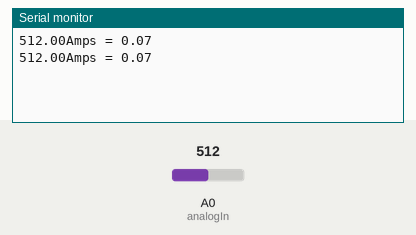
The sketch below on a simulated Arduino Uno, built with avr-gcc and run on an emulated ATmega328P. Shown: the last lines printed to the serial monitor. The test bench sets the inputs (shaded band); at power-on: A0 (analogIn) = 512.

Above: at 1.8 s.
1.9 s: A0 (analogIn) set to 716
At 2.8 s:
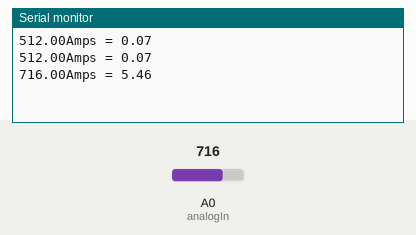
3.4 s: A0 (analogIn) set to 900
At 4.8 s:
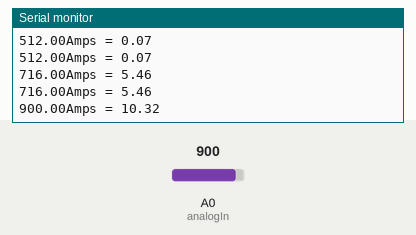
Timing chart, 0 to 6.4 s (numbered marks = the images above; inputs shaded):
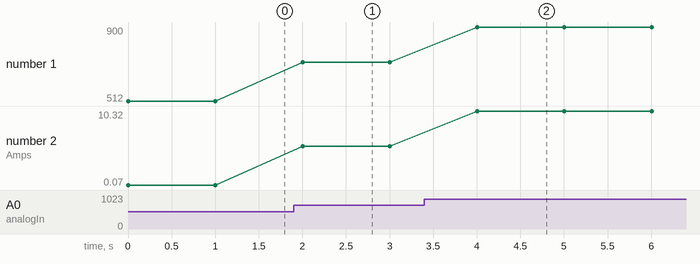

Measured:
- after the input at 1.9 s, the serial monitor: prints a new line after 0.10 s (image 1)
- after the input at 3.4 s, the serial monitor: prints a new line after 0.60 s (image 2)
- plotted number 1: 512 → 716 after the input at 1.9 s, 716 → 900 after the input at 3.4 s
- plotted number 2: 0.07 → 5.46 after the input at 1.9 s, 5.46 → 10.32 after the input at 3.4 s

The sketch:

Current_Sensor.ino
```cpp
int analogIn = A0;
double mVperAmp = 0.185; // use 100 for 20A Module and 66 for 30A Module
double RawValue;
double ACSoffset = 2.49;
double Voltage;
double Amps;

void setup(){

  pinMode(analogIn,INPUT);
  Serial.begin(9600);

}

void loop(){
RawValue = analogRead(analogIn);
Voltage = (RawValue / 1023.0) * 5; // Gets you mV
Amps = ((Voltage - ACSoffset) / mVperAmp);
Serial.print(RawValue);
Serial.print("Amps = "); // shows the voltage measured
Serial.println(Amps,2); // the '2' after Amps allows you to display 2 digits after decimal point
delay(1000);
}
```
